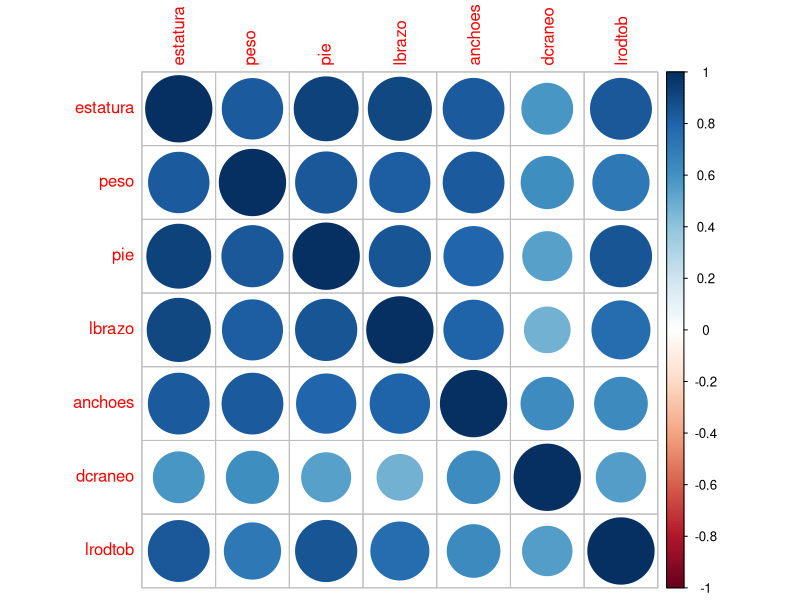
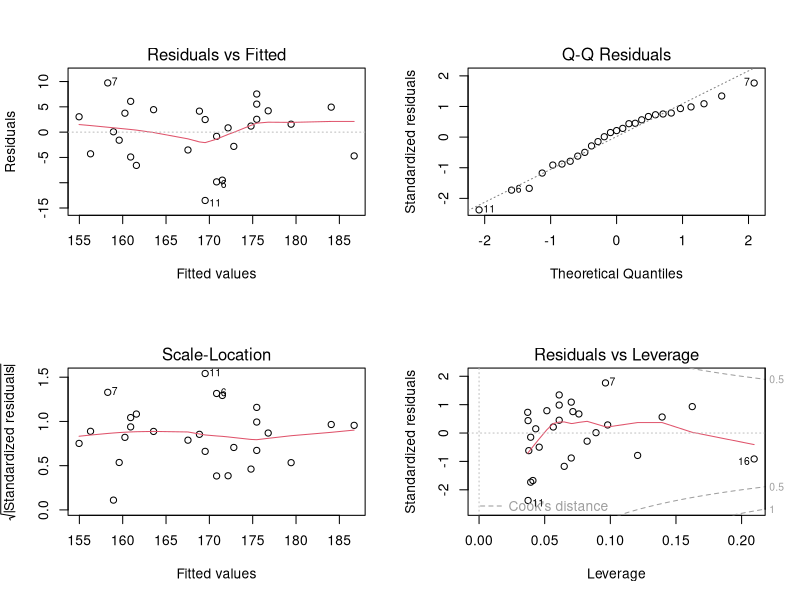
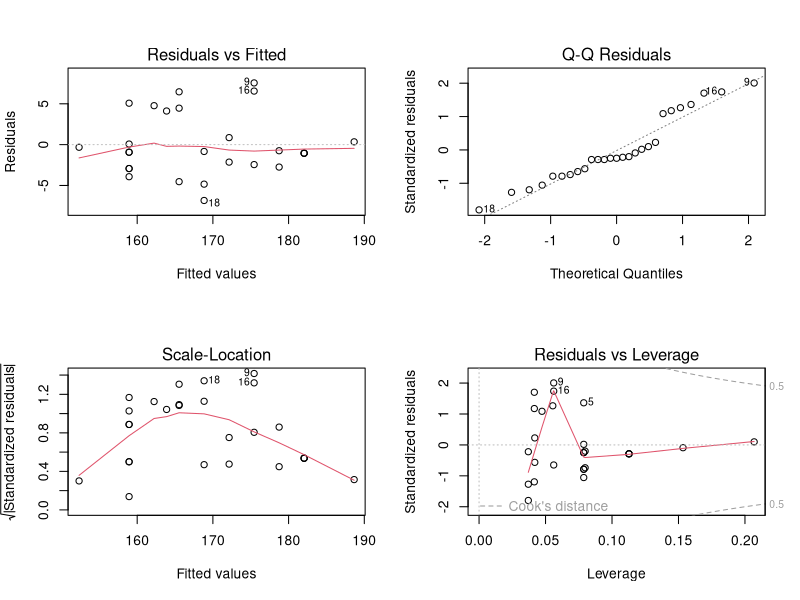
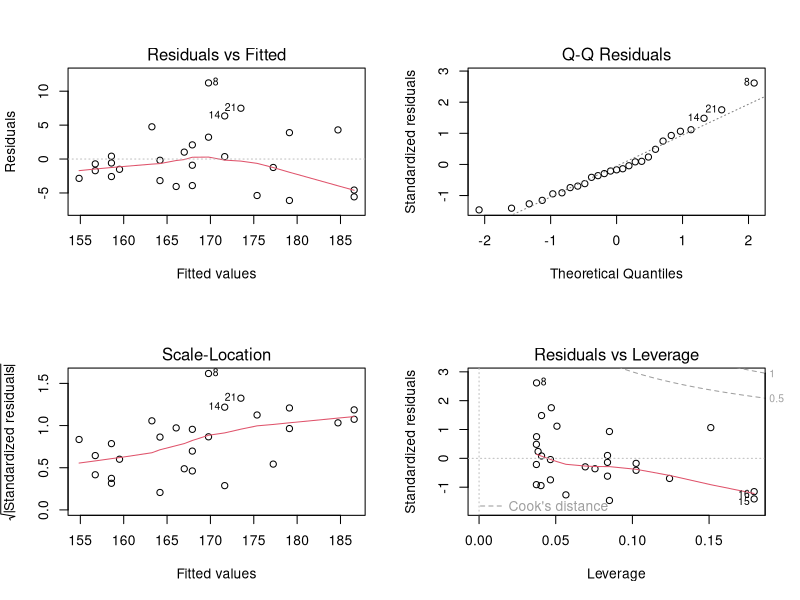
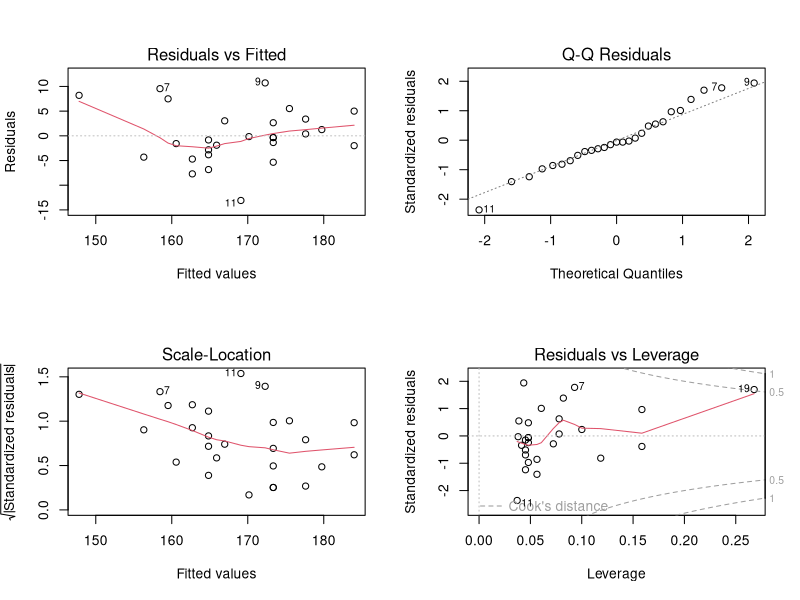
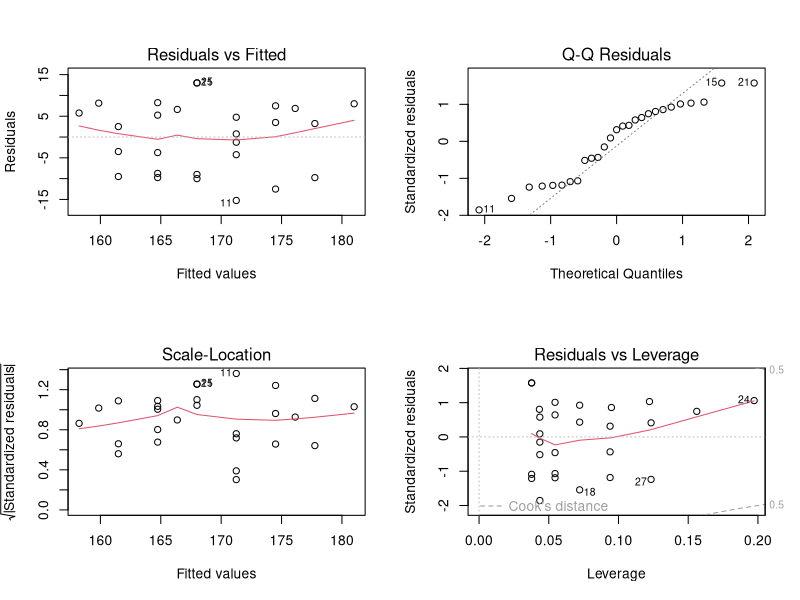
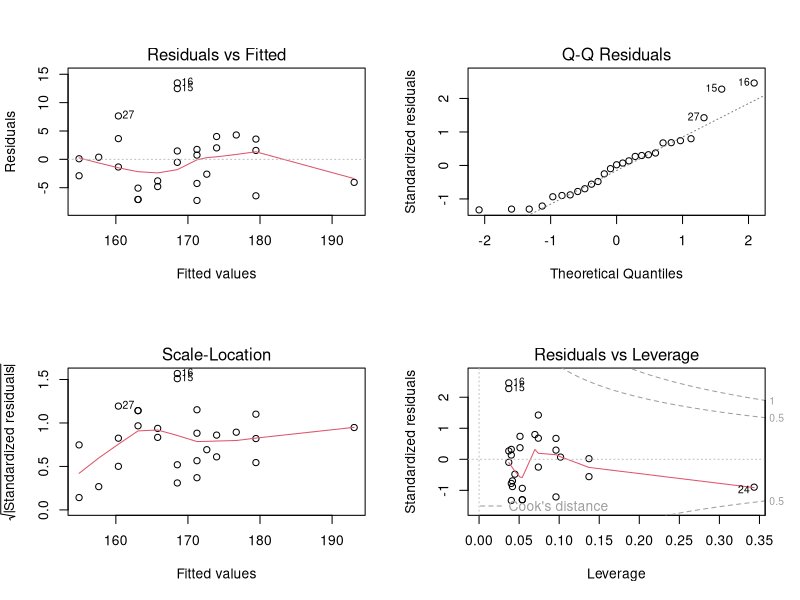

These charts were generated, in order, by the following R code:
# Proyecto Final
# Autor: David Segura #13-11341
#        Manuel Faria #15-10463
#        Juan Oropeza #15-11041
library(corrplot)
datos = read.table("Proyecto2A.txt",header=T)

# 1. Realice un analisis descriptivo y exploratorio de los datos. Incluya en este
# analisis la matriz de correlacion.

# Peso
peso = datos$peso
summary(peso)
sd(peso)

# Estatura
estatura = datos$estatura
summary(estatura)
sd(estatura)

# Longitud de Pie
pie = datos$pie
summary(pie)
sd(pie)

# Longitud de Brazo
lbrazo = datos$lbrazo
summary(lbrazo)
sd(lbrazo)

# Ancho de Espalda
anchoes = datos$anchoes
summary(anchoes)
sd(anchoes)

# Diametro del Craneo
dcraneo = datos$dcraneo
summary(dcraneo)
sd(dcraneo)

# Longitud entre la rodilla y el tobillo
lrodtob = datos$lrodtob
summary(lrodtob)
sd(lrodtob)

# Paises de procedencia
pais_de_procedencia = datos$pais_de_procedencia
summary(pais_de_procedencia)

# Matriz de Correlacion
variables_cuant = datos[1:7]
datos.cor = cor(variables_cuant)
corrplot(datos.cor)

# 2. Encuentre el modelo de regresion simple que mejor se ajuste a
# los datos; realice las pruebas estadisticas que considere conveniente
# para justificar su respuesta, incluyendo un analisis de residuales.

par(mfrow = c(2,2))

# Peso
modeloPeso = lm(estatura~peso)
summary(modeloPeso)
plot(modeloPeso)

# Pie
modeloPie = lm(estatura~pie)
summary(modeloPie)
plot(modeloPie)

# Longitud de Brazo
modeloLbrazo = lm(estatura~lbrazo)
summary(modeloLbrazo)
plot(modeloLbrazo)

# Ancho Espalda
modeloAnchoes = lm(estatura~anchoes)
summary(modeloAnchoes)
plot(modeloAnchoes)

# Diametro de Craneo
modeloDcraneo = lm(estatura~dcraneo)
summary(modeloDcraneo)
plot(modeloDcraneo)

# Longitud entre Rodilla y el Tobillo
modeloLrodtob = lm(estatura~lrodtob)
summary(modeloLrodtob)
plot(modeloLrodtob)
